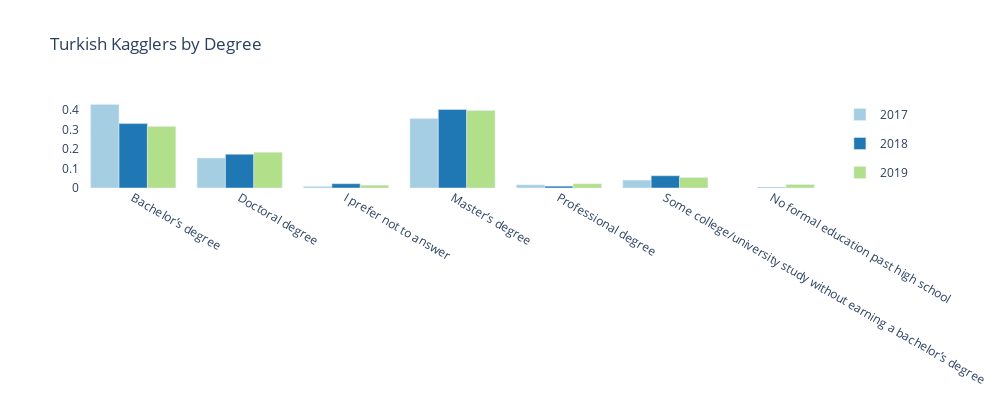

Notebook cell for this chart:
### Code cell
fig = plot_var(var1='Degree', title_name='Degree')
iplot(fig);

### Figure 1 — Plotly figure (JSON) as saved in the notebook; plotly's stock layout.template omitted (floating-point values rounded to 4 significant figures)
{"data": [{"legendgroup": "0", "marker": {"color": "rgb(166,206,227)"}, "name": "2017", "type": "bar", "x": ["Bachelor’s degree", "Doctoral degree", "I prefer not to answer", "Master’s degree", "Professional degree", "Some college/university study without earning a bachelor’s degree"], "y": [0.4274, 0.1532, 0.008065, 0.3548, 0.01613, 0.04032]}, {"legendgroup": "1", "marker": {"color": "rgb(31,120,180)"}, "name": "2018", "type": "bar", "x": ["Bachelor’s degree", "Doctoral degree", "I prefer not to answer", "Master’s degree", "No formal education past high school", "Professional degree", "Some college/university study without earning a bachelor’s degree"], "y": [0.3292, 0.1724, 0.02194, 0.4013, 0.003135, 0.009404, 0.0627]}, {"legendgroup": "2", "marker": {"color": "rgb(178,223,138)"}, "name": "2019", "type": "bar", "x": ["Bachelor’s degree", "Doctoral degree", "I prefer not to answer", "Master’s degree", "No formal education past high school", "Professional degree", "Some college/university study without earning a bachelor’s degree"], "y": [0.3143, 0.1821, 0.01429, 0.3964, 0.01786, 0.02143, 0.05357]}], "layout": {"height": 400, "paper_bgcolor": "rgba(0,0,0,0)", "plot_bgcolor": "rgba(0,0,0,0)", "title": {"text": "Turkish Kagglers by Degree"}, "width": 1000}}
